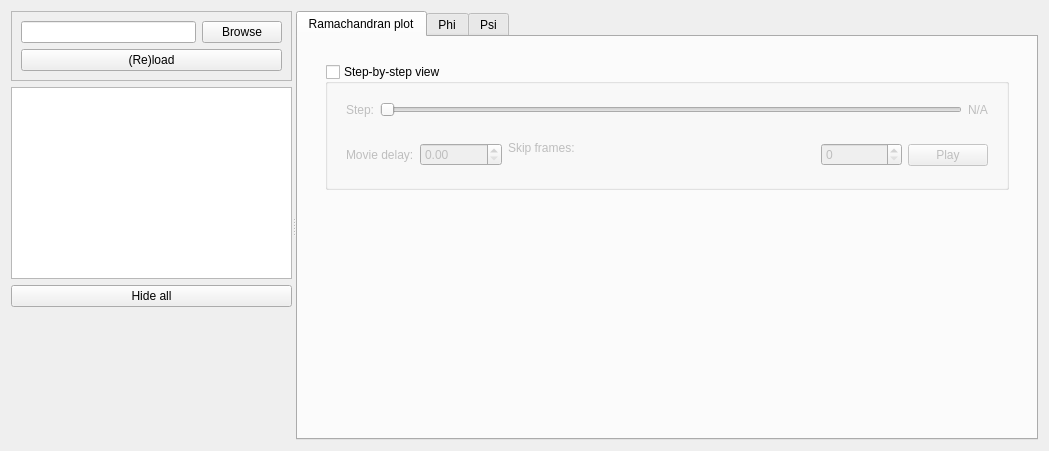
<?xml version="1.0" encoding="UTF-8"?>
<ui version="4.0">
    <class>RamaAnalyzerMain</class>
    <widget class="QWidget" name="RamaAnalyzerMain">
        <property name="geometry">
            <rect>
                <x>0</x>
                <y>0</y>
                <width>1049</width>
                <height>451</height>
            </rect>
        </property>
        <property name="windowTitle">
            <string>Ramachandran Plot Analyzer</string>
        </property>
        <layout class="QVBoxLayout" name="verticalLayout">
            <item>
                <widget class="QSplitter" name="splitter">
                    <property name="orientation">
                        <enum>Qt::Horizontal</enum>
                    </property>
                    <widget class="QWidget" name="widget" native="true">
                        <property name="sizePolicy">
                            <sizepolicy hsizetype="Preferred" vsizetype="Expanding">
                                <horstretch>0</horstretch>
                                <verstretch>0</verstretch>
                            </sizepolicy>
                        </property>
                        <layout class="QVBoxLayout" name="verticalLayout_2">
                            <item>
                                <widget class="QFrame" name="frame">
                                    <property name="frameShape">
                                        <enum>QFrame::StyledPanel</enum>
                                    </property>
                                    <property name="frameShadow">
                                        <enum>QFrame::Raised</enum>
                                    </property>
                                    <layout class="QGridLayout" name="gridLayout">
                                        <item row="0" column="0">
                                            <widget class="QLineEdit" name="filenameLineEdit"/>
                                        </item>
                                        <item row="0" column="1">
                                            <widget class="QPushButton" name="browsePushButton">
                                                <property name="text">
                                                    <string>Browse</string>
                                                </property>
                                            </widget>
                                        </item>
                                        <item row="1" column="0" colspan="2">
                                            <widget class="QPushButton" name="reloadPushButton">
                                                <property name="text">
                                                    <string>(Re)load</string>
                                                </property>
                                            </widget>
                                        </item>
                                    </layout>
                                </widget>
                            </item>
                            <item>
                                <widget class="QTreeView" name="residuesListView"/>
                            </item>
                            <item>
                                <widget class="QPushButton" name="hideAllPushButton">
                                    <property name="text">
                                        <string>Hide all</string>
                                    </property>
                                </widget>
                            </item>
                            <item>
                                <spacer name="verticalSpacer">
                                    <property name="orientation">
                                        <enum>Qt::Vertical</enum>
                                    </property>
                                    <property name="sizeHint" stdset="0">
                                        <size>
                                            <width>20</width>
                                            <height>0</height>
                                        </size>
                                    </property>
                                </spacer>
                            </item>
                        </layout>
                    </widget>
                    <widget class="QTabWidget" name="tabWidget">
                        <property name="currentIndex">
                            <number>0</number>
                        </property>
                        <widget class="QWidget" name="tabRamachandran">
                            <attribute name="title">
                                <string>Ramachandran plot</string>
                            </attribute>
                            <layout class="QVBoxLayout" name="verticalLayout_7">
                                <item>
                                    <widget class="QWidget" name="rightWidget" native="true">
                                        <layout class="QVBoxLayout" name="verticalLayout_4">
                                            <item>
                                                <widget class="QWidget" name="widget_2" native="true">
                                                    <layout class="QVBoxLayout" name="verticalLayout_3">
                                                        <item>
                                                            <widget class="QGroupBox" name="stepByStepGroupBox">
                                                                <property name="title">
                                                                    <string>Step-by-step view</string>
                                                                </property>
                                                                <property name="checkable">
                                                                    <bool>true</bool>
                                                                </property>
                                                                <property name="checked">
                                                                    <bool>false</bool>
                                                                </property>
                                                                <layout class="QVBoxLayout" name="verticalLayout_6">
                                                                    <item>
                                                                        <widget class="QWidget" name="widget_3"
                                                                                native="true">
                                                                            <layout class="QHBoxLayout"
                                                                                    name="horizontalLayout">
                                                                                <item>
                                                                                    <widget class="QLabel" name="label">
                                                                                        <property name="text">
                                                                                            <string>Step:</string>
                                                                                        </property>
                                                                                    </widget>
                                                                                </item>
                                                                                <item>
                                                                                    <widget class="QSlider"
                                                                                            name="stepSlider">
                                                                                        <property name="orientation">
                                                                                            <enum>Qt::Horizontal</enum>
                                                                                        </property>
                                                                                        <property
                                                                                                name="invertedControls">
                                                                                            <bool>false</bool>
                                                                                        </property>
                                                                                        <property name="tickPosition">
                                                                                            <enum>QSlider::NoTicks
                                                                                            </enum>
                                                                                        </property>
                                                                                    </widget>
                                                                                </item>
                                                                                <item>
                                                                                    <widget class="QLabel"
                                                                                            name="stepLabel">
                                                                                        <property name="text">
                                                                                            <string>N/A</string>
                                                                                        </property>
                                                                                    </widget>
                                                                                </item>
                                                                            </layout>
                                                                        </widget>
                                                                    </item>
                                                                    <item alignment="Qt::AlignVCenter">
                                                                        <widget class="QWidget" name="widget_4"
                                                                                native="true">
                                                                            <property name="sizePolicy">
                                                                                <sizepolicy hsizetype="Minimum"
                                                                                            vsizetype="Preferred">
                                                                                    <horstretch>0</horstretch>
                                                                                    <verstretch>0</verstretch>
                                                                                </sizepolicy>
                                                                            </property>
                                                                            <layout class="QHBoxLayout"
                                                                                    name="horizontalLayout_2">
                                                                                <item>
                                                                                    <widget class="QLabel"
                                                                                            name="label_2">
                                                                                        <property name="text">
                                                                                            <string>&lt;html&gt;&lt;head/&gt;&lt;body&gt;&lt;p&gt;Movie
                                                                                                delay:&lt;/p&gt;&lt;/body&gt;&lt;/html&gt;</string>
                                                                                        </property>
                                                                                    </widget>
                                                                                </item>
                                                                                <item>
                                                                                    <widget class="QDoubleSpinBox"
                                                                                            name="movieDelaySpinBox">
                                                                                        <property name="sizePolicy">
                                                                                            <sizepolicy
                                                                                                    hsizetype="Expanding"
                                                                                                    vsizetype="Fixed">
                                                                                                <horstretch>0
                                                                                                </horstretch>
                                                                                                <verstretch>0
                                                                                                </verstretch>
                                                                                            </sizepolicy>
                                                                                        </property>
                                                                                        <property name="value">
                                                                                            <double>0.000000000000000
                                                                                            </double>
                                                                                        </property>
                                                                                    </widget>
                                                                                </item>
                                                                                <item>
                                                                                    <widget class="QLabel"
                                                                                            name="label_3">
                                                                                        <property name="sizePolicy">
                                                                                            <sizepolicy
                                                                                                    hsizetype="Preferred"
                                                                                                    vsizetype="Preferred">
                                                                                                <horstretch>0
                                                                                                </horstretch>
                                                                                                <verstretch>0
                                                                                                </verstretch>
                                                                                            </sizepolicy>
                                                                                        </property>
                                                                                        <property name="text">
                                                                                            <string>Skip frames:
                                                                                            </string>
                                                                                        </property>
                                                                                    </widget>
                                                                                </item>
                                                                                <item>
                                                                                    <widget class="QSpinBox"
                                                                                            name="skipFramesSpinBox">
                                                                                        <property name="sizePolicy">
                                                                                            <sizepolicy
                                                                                                    hsizetype="Expanding"
                                                                                                    vsizetype="Fixed">
                                                                                                <horstretch>0
                                                                                                </horstretch>
                                                                                                <verstretch>0
                                                                                                </verstretch>
                                                                                            </sizepolicy>
                                                                                        </property>
                                                                                    </widget>
                                                                                </item>
                                                                                <item>
                                                                                    <widget class="QPushButton"
                                                                                            name="playMoviePushButton">
                                                                                        <property name="text">
                                                                                            <string>Play</string>
                                                                                        </property>
                                                                                    </widget>
                                                                                </item>
                                                                            </layout>
                                                                        </widget>
                                                                    </item>
                                                                </layout>
                                                            </widget>
                                                        </item>
                                                    </layout>
                                                </widget>
                                            </item>
                                            <item>
                                                <widget class="QWidget" name="figureWidget" native="true">
                                                    <property name="sizePolicy">
                                                        <sizepolicy hsizetype="Expanding" vsizetype="Expanding">
                                                            <horstretch>0</horstretch>
                                                            <verstretch>0</verstretch>
                                                        </sizepolicy>
                                                    </property>
                                                    <layout class="QVBoxLayout" name="verticalLayout_5">
                                                        <item>
                                                            <layout class="QVBoxLayout" name="figureVerticalLayout"/>
                                                        </item>
                                                    </layout>
                                                </widget>
                                            </item>
                                        </layout>
                                    </widget>
                                </item>
                            </layout>
                        </widget>
                        <widget class="QWidget" name="phiTab">
                            <attribute name="title">
                                <string>Phi</string>
                            </attribute>
                        </widget>
                        <widget class="QWidget" name="psiTab">
                            <attribute name="title">
                                <string>Psi</string>
                            </attribute>
                        </widget>
                    </widget>
                </widget>
            </item>
        </layout>
    </widget>
    <resources/>
    <connections/>
</ui>
